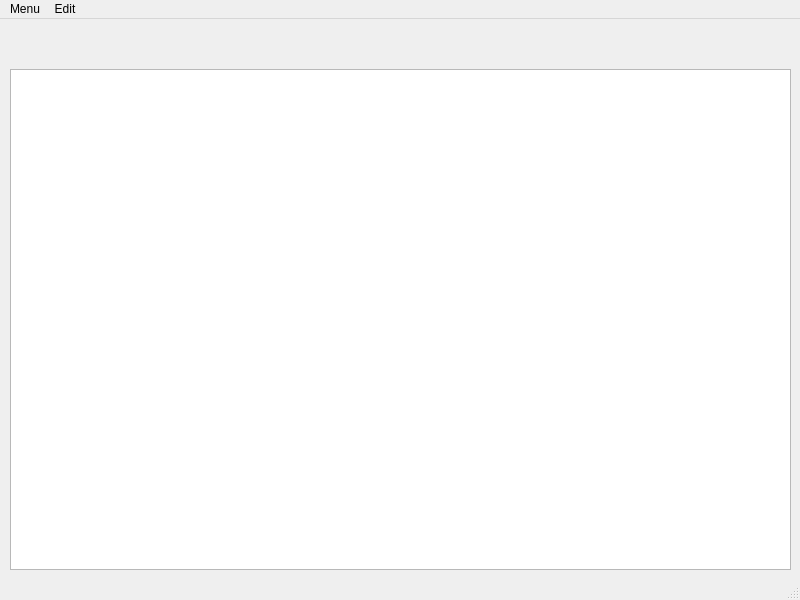
<?xml version="1.0" encoding="UTF-8"?>
<ui version="4.0">
 <class>MainWindow</class>
 <widget class="QMainWindow" name="MainWindow">
  <property name="geometry">
   <rect>
    <x>0</x>
    <y>0</y>
    <width>800</width>
    <height>600</height>
   </rect>
  </property>
  <property name="minimumSize">
   <size>
    <width>800</width>
    <height>600</height>
   </size>
  </property>
  <property name="windowTitle">
   <string>FileMetadata</string>
  </property>
  <widget class="QWidget" name="centralwidget">
   <widget class="QTableView" name="table_view">
    <property name="geometry">
     <rect>
      <x>10</x>
      <y>50</y>
      <width>781</width>
      <height>501</height>
     </rect>
    </property>
   </widget>
  </widget>
  <widget class="QMenuBar" name="menubar">
   <property name="geometry">
    <rect>
     <x>0</x>
     <y>0</y>
     <width>800</width>
     <height>23</height>
    </rect>
   </property>
   <widget class="QMenu" name="menuMenu">
    <property name="title">
     <string>Menu</string>
    </property>
    <addaction name="actionCopy_Files_In"/>
    <addaction name="actionExit"/>
   </widget>
   <widget class="QMenu" name="menuSettings">
    <property name="title">
     <string>Edit</string>
    </property>
    <addaction name="actionSettings"/>
   </widget>
   <addaction name="menuMenu"/>
   <addaction name="menuSettings"/>
  </widget>
  <widget class="QStatusBar" name="statusbar"/>
  <action name="actionSettings">
   <property name="text">
    <string>Settings</string>
   </property>
  </action>
  <action name="actionCopy_Files_In">
   <property name="text">
    <string>Copy Files In</string>
   </property>
  </action>
  <action name="actionExit">
   <property name="text">
    <string>Exit</string>
   </property>
  </action>
 </widget>
 <resources/>
 <connections/>
</ui>
